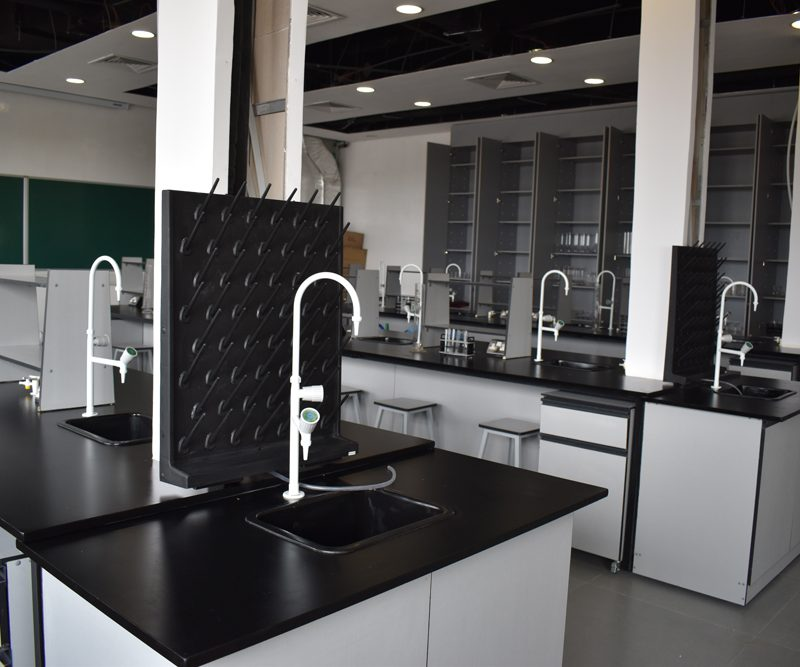
#> input picture Week_2/img/lab.jpg, 800 x 667 px
$ jupyter execute practice7.ipynb
#> lines starting #> are read from the running program, lines starting #| are printed output that depends on the picture
[cell 1]
# Import the necessary libraries
import cv2
import matplotlib.pyplot as plt
import numpy as np

# Load the image
image = cv2.imread('img/lab.jpg')
#> image is the input picture: shape (667, 800, 3); mean B, G, R 90.4, 90.2, 91.2

# Plot the original image
plt.subplot(1, 2, 1)
plt.title("Original")
plt.imshow(image)

# Inverse by subtracting from 255
inverse_image = 255 - image
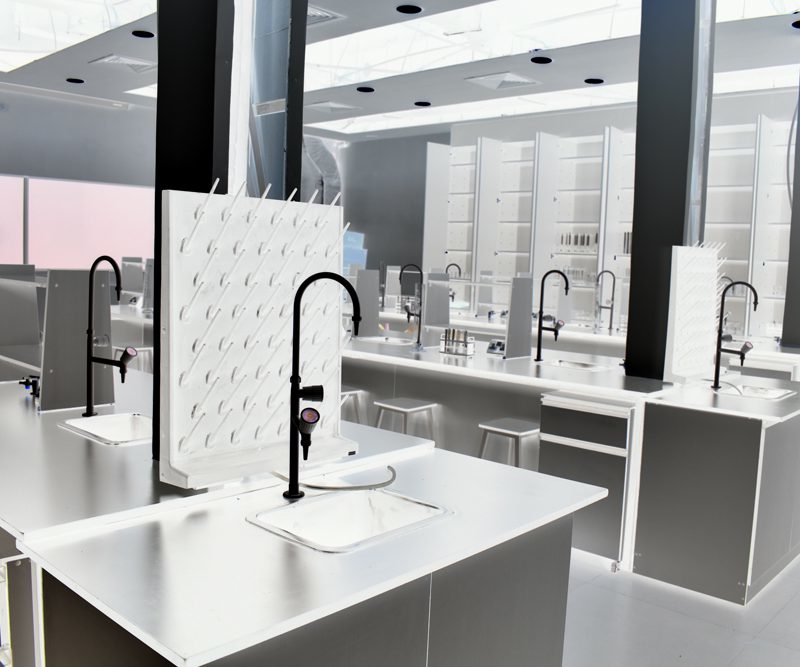
#> inverse_image: shape (667, 800, 3); mean B, G, R 164.6, 164.8, 163.8

# Save the image
cv2.imwrite('img/inverse_image.jpg', inverse_image)

# Plot the Inverse image
plt.subplot(1, 2, 2)
plt.title("Inverse color")
plt.imshow(inverse_image)
plt.show()
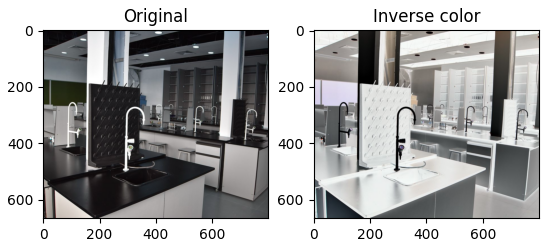
#> figure drawn by matplotlib, 2 panels; B, G, R data is drawn as R, G, B

$ run again, with Week_2/img/classroom.jpg copied over Week_2/img/lab.jpg
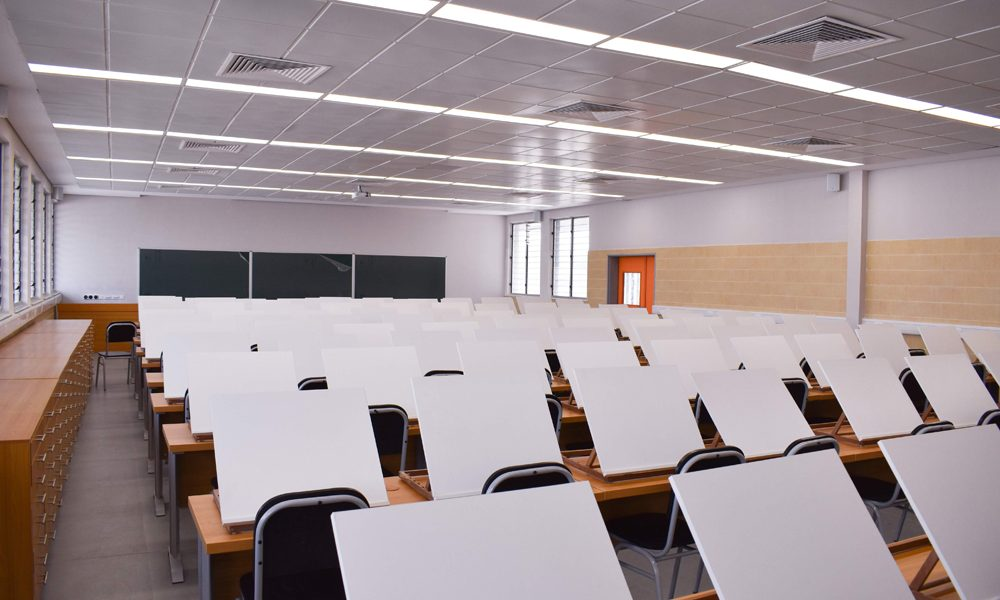
#> input picture Week_2/img/classroom.jpg, 1000 x 600 px
#> image is the input picture: shape (600, 1000, 3); mean B, G, R 150.1, 147.4, 160.3
#> `inverse_image = 255 - image`:
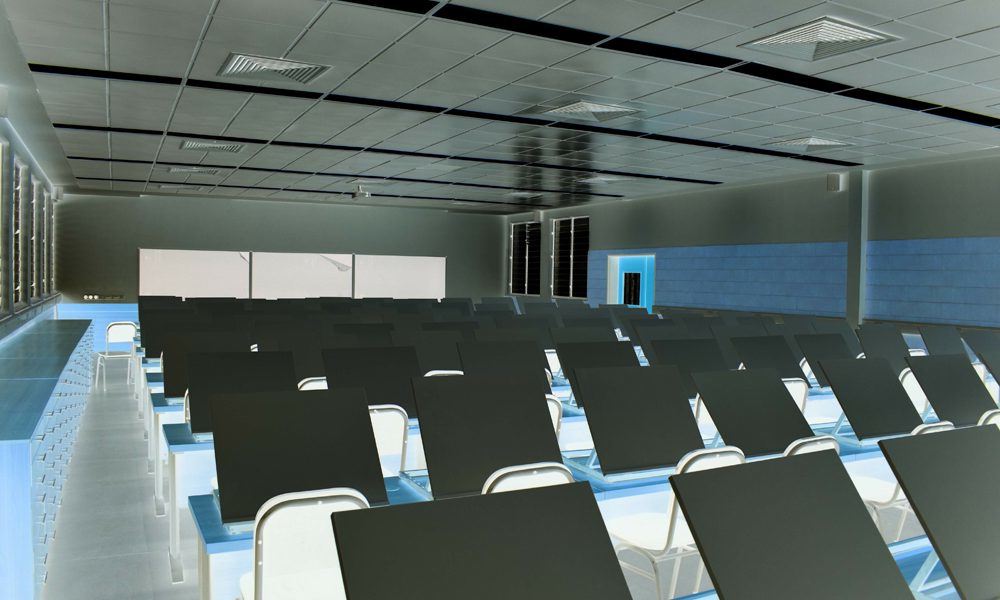
#> inverse_image: shape (600, 1000, 3); mean B, G, R 104.9, 107.6, 94.7
#> `plt.show()`:
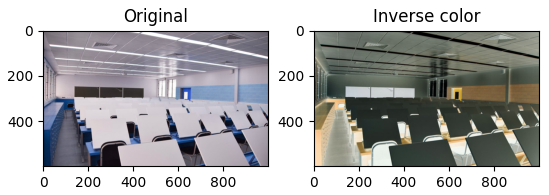
#> figure drawn by matplotlib, 2 panels; B, G, R data is drawn as R, G, B
